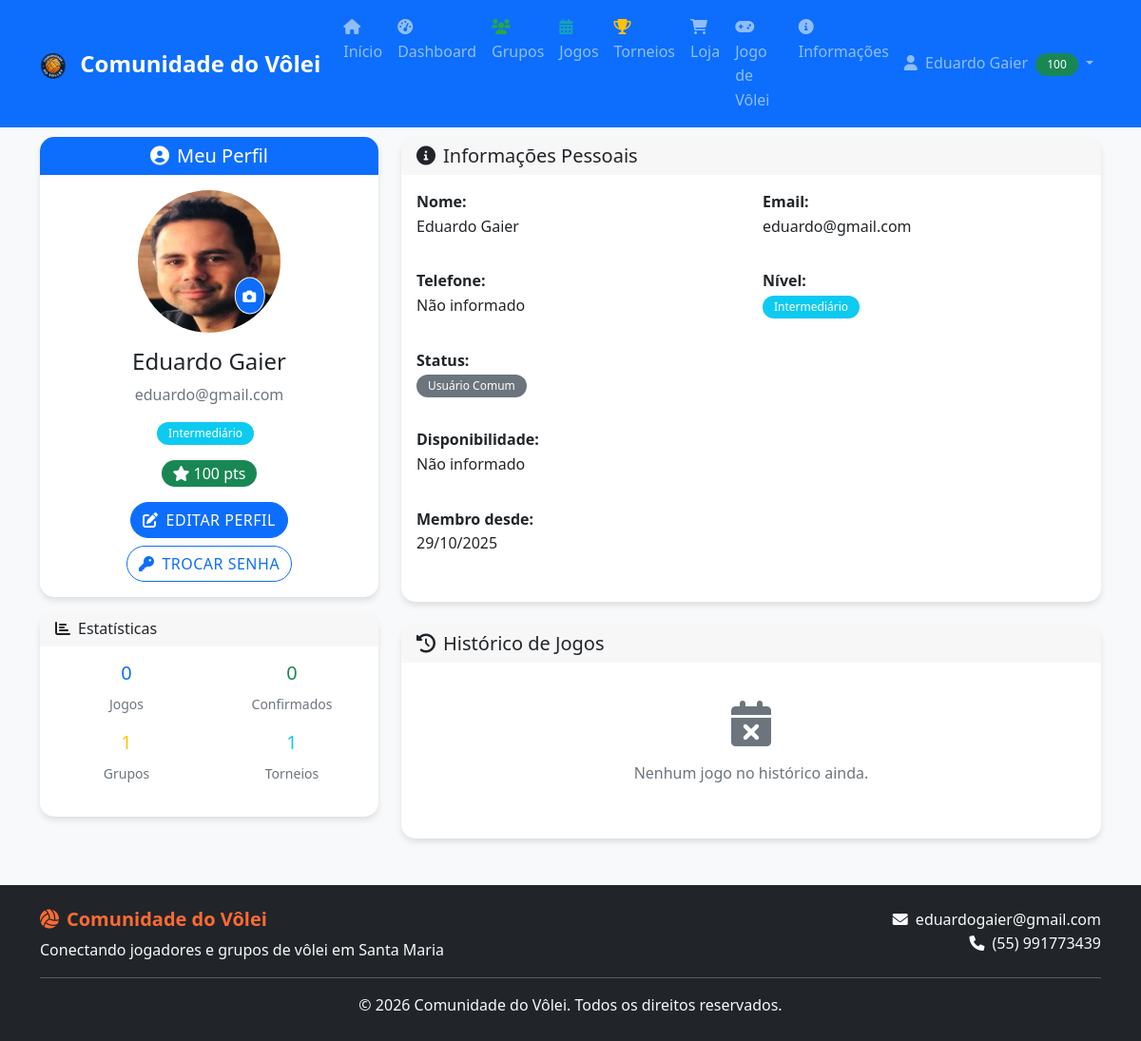
/perfil.php (signed in), run on an earlier commit of the app's database.
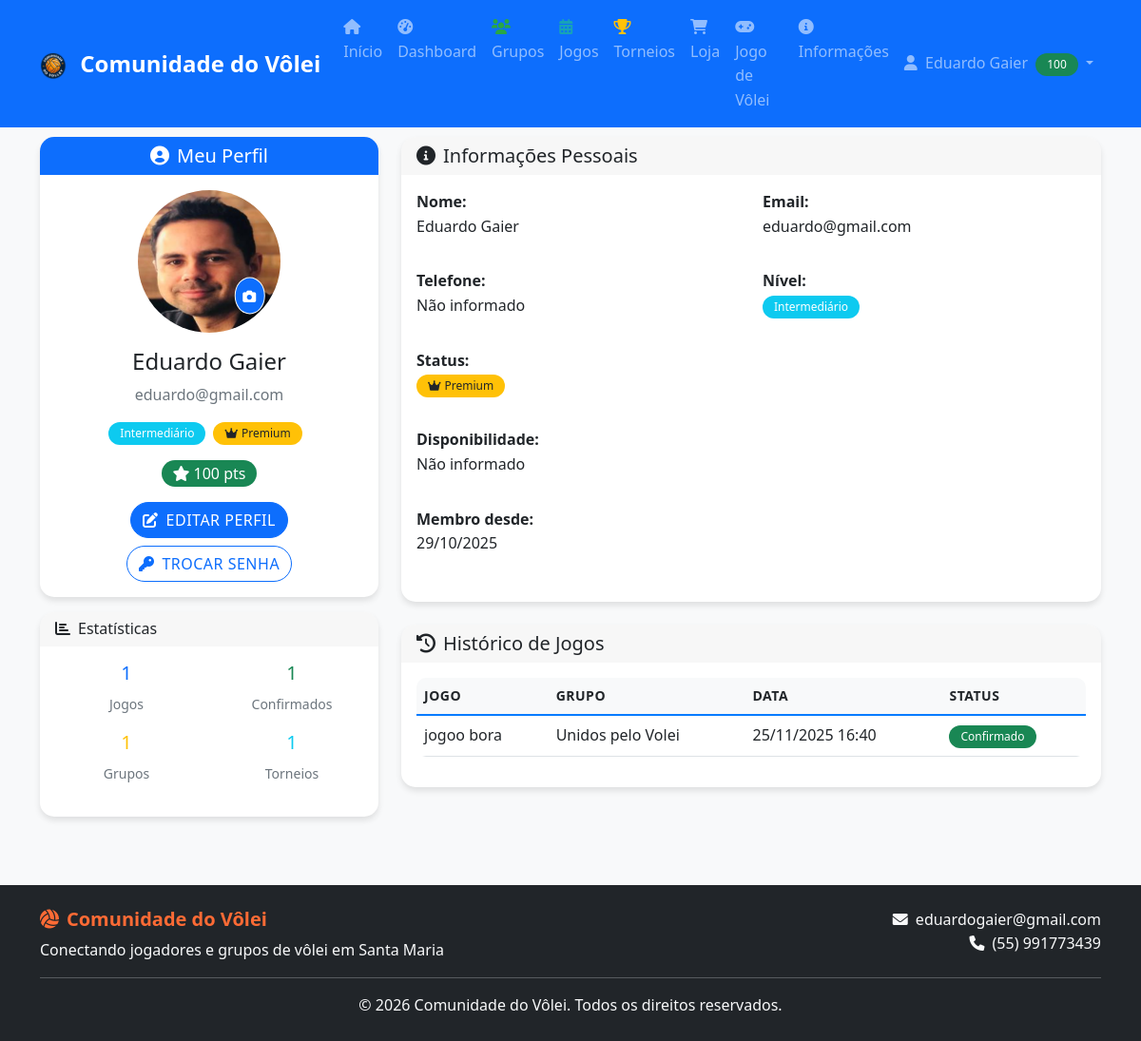
And on a later commit of the database.
### tables this page shows
CREATE TABLE `jogos` (
  `id` int(11) NOT NULL,
  `grupo_id` int(11) DEFAULT NULL,
  `titulo` varchar(100) NOT NULL,
  `descricao` text DEFAULT NULL,
  `data_jogo` datetime NOT NULL,
  `data_fim` datetime DEFAULT NULL,
  `local` varchar(200) NOT NULL,
  `max_jogadores` int(11) DEFAULT 12,
  `vagas_disponiveis` int(11) DEFAULT 12,
  `status` enum('Aberto','Fechado','Em Andamento','Finalizado') DEFAULT 'Aberto',
  `criado_por` int(11) NOT NULL,
  `data_criacao` timestamp NOT NULL DEFAULT current_timestamp(),
  `modalidade` enum('Volei','Volei Quadra','Volei Areia','Beach Tenis') DEFAULT NULL,
  `contato` text DEFAULT NULL
);

CREATE TABLE `grupos` (
  `id` int(11) NOT NULL,
  `nome` varchar(100) NOT NULL,
  `logo_id` int(11) DEFAULT NULL,
  `descricao` text DEFAULT NULL,
  `nivel` enum('Iniciante','Amador','Avançado','Profissional') DEFAULT NULL,
  `administrador_id` int(11) NOT NULL,
  `local_principal` varchar(200) DEFAULT NULL,
  `contato` text DEFAULT NULL,
  `ativo` tinyint(1) DEFAULT 1,
  `data_criacao` timestamp NOT NULL DEFAULT current_timestamp(),
  `modalidade` enum('Vôlei','Vôlei Quadra','Vôlei Areia','Beach Tênis') DEFAULT NULL
);

CREATE TABLE `confirmacoes_presenca` (
  `id` int(11) NOT NULL,
  `jogo_id` int(11) NOT NULL,
  `usuario_id` int(11) NOT NULL,
  `status` enum('Confirmado','Ausente','Pendente') DEFAULT 'Pendente',
  `data_confirmacao` timestamp NOT NULL DEFAULT current_timestamp(),
  `observacoes` text DEFAULT NULL
);

### includes/db_connect.php (called while the page is built, shortened)
<?php
function executeQuery($pdo, $sql, $params = []) {
    try {
        $stmt = $pdo->prepare($sql);
        $result = $stmt->execute($params);
        return $stmt;
    } catch(PDOException $e) {
        error_log("Erro na query: " . $e->getMessage() . " | SQL: " . $sql);
        return false;
    }
}
function getUserById($pdo, $id) {
    $sql = "SELECT * FROM usuarios WHERE id = ? AND ativo = 1";
    $stmt = executeQuery($pdo, $sql, [$id]);
    $result = $stmt ? $stmt->fetch() : false;
    return $result;
}
?>

### includes/functions.php (called while the page is built, shortened)
<?php
function formatarData($data, $formato = 'd/m/Y H:i') {
    return date($formato, strtotime($data));
}
function isAdmin($pdo, $usuario_id) {
    $sql = "SELECT COALESCE(is_admin, 0) AS is_admin FROM usuarios WHERE id = ? AND ativo = 1";
    $stmt = executeQuery($pdo, $sql, [$usuario_id]);
    $usuario = $stmt ? $stmt->fetch() : false;
    return ((int)($usuario['is_admin'] ?? 0) >= 3);
}
?>

### perfil.php (the view, shortened to what the changed rows need)
<?php
require_once 'includes/db_connect.php';
require_once 'includes/functions.php';
$sql = "SELECT
            COUNT(DISTINCT j.id) as total_jogos,
            COUNT(DISTINCT CASE WHEN cp.status = 'Confirmado' THEN j.id END) as jogos_confirmados,
            COUNT(DISTINCT CASE WHEN cp.status = 'Ausente' THEN j.id END) as jogos_ausente,
            COUNT(DISTINCT g.id) as total_grupos,
            COUNT(DISTINCT t.id) as total_torneios
        FROM usuarios u
        LEFT JOIN grupo_membros gm ON u.id = gm.usuario_id AND gm.ativo = 1
        LEFT JOIN grupos g ON gm.grupo_id = g.id AND g.ativo = 1
        LEFT JOIN jogos j ON g.id = j.grupo_id
        LEFT JOIN confirmacoes_presenca cp ON j.id = cp.jogo_id AND cp.usuario_id = u.id
        LEFT JOIN torneio_participantes tp ON u.id = tp.usuario_id
        LEFT JOIN torneios t ON tp.torneio_id = t.id
        WHERE u.id = ?";
$stmt = executeQuery($pdo, $sql, [$_SESSION['user_id']]);
$estatisticas = $stmt ? $stmt->fetch() : ['total_jogos' => 0, 'jogos_confirmados' => 0, 'jogos_ausente' => 0, 'total_grupos' => 0, 'total_torneios' => 0];
$sql = "SELECT j.*, g.nome as grupo_nome, cp.status as confirmacao_status
        FROM jogos j
        JOIN grupos g ON j.grupo_id = g.id
        LEFT JOIN confirmacoes_presenca cp ON j.id = cp.jogo_id AND cp.usuario_id = ?
        WHERE j.data_jogo < NOW() AND j.status = 'Finalizado'
        ORDER BY j.data_jogo DESC
        LIMIT 10";
$stmt = executeQuery($pdo, $sql, [$_SESSION['user_id']]);
$historico_jogos = $stmt ? $stmt->fetchAll() : [];
include 'includes/header.php';
?>
<div class="row">
    <div class="col-md-4 mb-4">
        <div class="card">
            <div class="card-body text-center">
                <div class="d-flex justify-content-center align-items-center mb-3">
                    <span class="badge bg-<?php echo $usuario['nivel'] === 'Profissional' ? 'danger' : ($usuario['nivel'] === 'Avançado' ? 'warning' : ($usuario['nivel'] === 'Intermediário' ? 'info' : 'secondary')); ?> me-2">
                        <?php echo $usuario['nivel']; ?>
                    </span>
                    <?php if ($usuario['is_premium']): ?>
                        <span class="badge bg-warning text-dark me-2">
                            <i class="fas fa-crown me-1"></i>Premium
                        </span>
                    <?php endif; ?>
                </div>
            </div>
        </div>
        <div class="card mt-3">
            <div class="card-body">
                <div class="row text-center">
                    <div class="col-6 mb-3">
                        <h5 class="text-primary"><?php echo $estatisticas['total_jogos']; ?></h5>
                        <small class="text-muted">Jogos</small>
                    </div>
                    <div class="col-6 mb-3">
                        <h5 class="text-success"><?php echo $estatisticas['jogos_confirmados']; ?></h5>
                        <small class="text-muted">Confirmados</small>
                    </div>
                </div>
            </div>
        </div>
    </div>
    <div class="col-md-8">
        <div class="card mb-4">
            <div class="card-body">
                <div class="row">
                    <div class="col-md-6 mb-3">
                        <p>
                            <?php if ($usuario['is_premium']): ?>
                                <span class="badge bg-warning text-dark me-1">
                                    <i class="fas fa-crown me-1"></i>Premium
                                </span>
                            <?php else: ?>
                                <span class="badge bg-secondary me-1">Usuário Comum</span>
                            <?php endif; ?>
                        </p>
                    </div>
                </div>
            </div>
        </div>
        <div class="card">
            <div class="card-body">
                <?php if (empty($historico_jogos)): ?>
                    <div class="text-center py-4">
                        <i class="fas fa-calendar-times fa-3x text-muted mb-3"></i>
                        <p class="text-muted">Nenhum jogo no histórico ainda.</p>
                    </div>
                <?php else: ?>
                    <div class="table-responsive">
                        <table class="table table-hover">
                            <thead>
                                <tr>
                                    <th>Jogo</th>
                                    <th>Grupo</th>
                                    <th>Data</th>
                                    <th>Status</th>
                                </tr>
                            </thead>
                            <tbody>
                                <?php foreach ($historico_jogos as $jogo): ?>
                                    <tr>
                                        <td><?php echo htmlspecialchars($jogo['titulo']); ?></td>
                                        <td><?php echo htmlspecialchars($jogo['grupo_nome']); ?></td>
                                        <td><?php echo formatarData($jogo['data_jogo']); ?></td>
                                        <td>
                                            <?php if ($jogo['confirmacao_status']): ?>
                                                <span class="badge bg-<?php echo $jogo['confirmacao_status'] === 'Confirmado' ? 'success' : 'danger'; ?>">
                                                    <?php echo $jogo['confirmacao_status']; ?>
                                                </span>
                                            <?php else: ?>
                                                <span class="badge bg-secondary">Não participou</span>
                                            <?php endif; ?>
                                        </td>
                                    </tr>
                                <?php endforeach; ?>
                            </tbody>
                        </table>
                    </div>
                <?php endif; ?>
            </div>
        </div>
    </div>
</div>
<?php include 'includes/footer.php'; ?>
<link href="https://cdnjs.cloudflare.com/ajax/libs/cropperjs/1.5.13/cropper.min.css" rel="stylesheet">

What changed in the data, as far as the page shows it:
changed usuarios "Eduardo Gaier": is_premium 0 → 1 (drawn)
added jogos: titulo "jogoo bora", grupo.nome "Unidos pelo Volei", data_jogo "25/11/2025 16:40", confirmacoes_presenca.status "Confirmado"
Also different on the page:
$estatisticas['total_jogos']: "0" → "1"
$estatisticas['jogos_confirmados']: "0" → "1"
text no longer shown: "Usuário Comum Nenhum jogo no histórico ainda."
text now shown: "Premium Premium JOGO GRUPO DATA STATUS"
